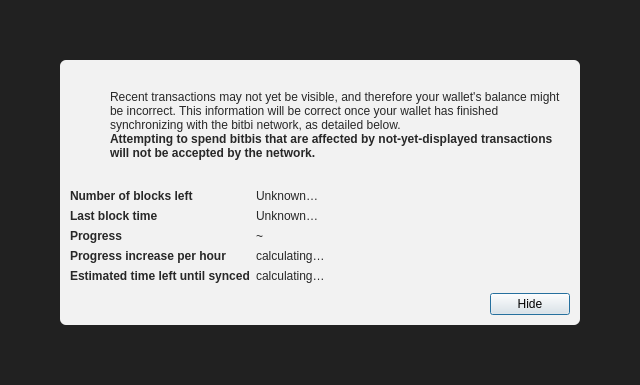
<?xml version="1.0" encoding="UTF-8"?>
<ui version="4.0">
 <class>ModalOverlay</class>
 <widget class="QWidget" name="ModalOverlay">
  <property name="geometry">
   <rect>
    <x>0</x>
    <y>0</y>
    <width>640</width>
    <height>385</height>
   </rect>
  </property>
  <property name="windowTitle">
   <string>Form</string>
  </property>
  <layout class="QVBoxLayout" name="verticalLayout" stretch="0">
   <property name="sizeConstraint">
    <enum>QLayout::SetDefaultConstraint</enum>
   </property>
   <property name="leftMargin">
    <number>0</number>
   </property>
   <property name="topMargin">
    <number>0</number>
   </property>
   <property name="rightMargin">
    <number>0</number>
   </property>
   <property name="bottomMargin">
    <number>0</number>
   </property>
   <item>
    <widget class="QWidget" name="bgWidget" native="true">
     <property name="styleSheet">
      <string notr="true">#bgWidget { background: rgba(0,0,0,220); }</string>
     </property>
     <layout class="QVBoxLayout" name="verticalLayoutMain" stretch="1">
      <property name="leftMargin">
       <number>60</number>
      </property>
      <property name="topMargin">
       <number>60</number>
      </property>
      <property name="rightMargin">
       <number>60</number>
      </property>
      <property name="bottomMargin">
       <number>60</number>
      </property>
      <item>
       <widget class="QWidget" name="contentWidget" native="true">
        <property name="styleSheet">
         <string notr="true">#contentWidget { background: rgba(255,255,255,240); border-radius: 6px; }

QLabel { color: rgb(40,40,40);  }</string>
        </property>
        <layout class="QVBoxLayout" name="verticalLayoutSub" stretch="1,0,0,0">
         <property name="spacing">
          <number>0</number>
         </property>
         <property name="leftMargin">
          <number>10</number>
         </property>
         <property name="topMargin">
          <number>10</number>
         </property>
         <property name="rightMargin">
          <number>10</number>
         </property>
         <property name="bottomMargin">
          <number>10</number>
         </property>
         <item>
          <layout class="QHBoxLayout" name="horizontalLayoutIconText" stretch="0,1">
           <property name="topMargin">
            <number>20</number>
           </property>
           <item>
            <layout class="QVBoxLayout" name="verticalLayoutIcon">
             <property name="leftMargin">
              <number>0</number>
             </property>
             <item>
              <widget class="QPushButton" name="warningIcon">
               <property name="enabled">
                <bool>false</bool>
               </property>
               <property name="text">
                <string/>
               </property>
               <property name="icon">
                <iconset>
                 <normaloff>:/icons/warning</normaloff>
                 <disabledoff>:/icons/warning</disabledoff>:/icons/warning</iconset>
               </property>
               <property name="iconSize">
                <size>
                 <width>48</width>
                 <height>48</height>
                </size>
               </property>
               <property name="flat">
                <bool>true</bool>
               </property>
              </widget>
             </item>
             <item>
              <spacer name="verticalSpacerWarningIcon">
               <property name="orientation">
                <enum>Qt::Vertical</enum>
               </property>
               <property name="sizeHint" stdset="0">
                <size>
                 <width>20</width>
                 <height>40</height>
                </size>
               </property>
              </spacer>
             </item>
            </layout>
           </item>
           <item>
            <layout class="QVBoxLayout" name="verticalLayoutInfoText">
             <property name="leftMargin">
              <number>0</number>
             </property>
             <property name="topMargin">
              <number>0</number>
             </property>
             <item>
              <widget class="QLabel" name="infoText">
               <property name="text">
                <string>Recent transactions may not yet be visible, and therefore your wallet's balance might be incorrect. This information will be correct once your wallet has finished synchronizing with the bitbi network, as detailed below.</string>
               </property>
               <property name="textFormat">
                <enum>Qt::RichText</enum>
               </property>
               <property name="wordWrap">
                <bool>true</bool>
               </property>
              </widget>
             </item>
             <item>
              <widget class="QLabel" name="infoTextStrong">
               <property name="font">
                <font>
                 <weight>75</weight>
                 <bold>true</bold>
                </font>
               </property>
               <property name="text">
                <string>Attempting to spend bitbis that are affected by not-yet-displayed transactions will not be accepted by the network.</string>
               </property>
               <property name="textFormat">
                <enum>Qt::RichText</enum>
               </property>
               <property name="wordWrap">
                <bool>true</bool>
               </property>
              </widget>
             </item>
             <item>
              <spacer name="verticalSpacerInTextSpace">
               <property name="orientation">
                <enum>Qt::Vertical</enum>
               </property>
               <property name="sizeHint" stdset="0">
                <size>
                 <width>20</width>
                 <height>40</height>
                </size>
               </property>
              </spacer>
             </item>
            </layout>
           </item>
          </layout>
         </item>
         <item>
          <spacer name="verticalSpacerAfterText">
           <property name="orientation">
            <enum>Qt::Vertical</enum>
           </property>
           <property name="sizeHint" stdset="0">
            <size>
             <width>20</width>
             <height>40</height>
            </size>
           </property>
          </spacer>
         </item>
         <item>
          <layout class="QFormLayout" name="formLayout">
           <property name="fieldGrowthPolicy">
            <enum>QFormLayout::FieldsStayAtSizeHint</enum>
           </property>
           <property name="horizontalSpacing">
            <number>6</number>
           </property>
           <property name="verticalSpacing">
            <number>6</number>
           </property>
           <property name="topMargin">
            <number>10</number>
           </property>
           <item row="0" column="0">
            <widget class="QLabel" name="labelNumberOfBlocksLeft">
             <property name="font">
              <font>
               <weight>75</weight>
               <bold>true</bold>
              </font>
             </property>
             <property name="text">
              <string>Number of blocks left</string>
             </property>
            </widget>
           </item>
           <item row="0" column="1">
            <widget class="QLabel" name="numberOfBlocksLeft">
             <property name="text">
              <string>Unknown…</string>
             </property>
            </widget>
           </item>
           <item row="1" column="0">
            <widget class="QLabel" name="labelLastBlockTime">
             <property name="font">
              <font>
               <weight>75</weight>
               <bold>true</bold>
              </font>
             </property>
             <property name="text">
              <string>Last block time</string>
             </property>
            </widget>
           </item>
           <item row="1" column="1">
            <widget class="QLabel" name="newestBlockDate">
             <property name="sizePolicy">
              <sizepolicy hsizetype="Maximum" vsizetype="Preferred">
               <horstretch>0</horstretch>
               <verstretch>0</verstretch>
              </sizepolicy>
             </property>
             <property name="text">
              <string>Unknown…</string>
             </property>
            </widget>
           </item>
           <item row="2" column="0">
            <widget class="QLabel" name="labelSyncDone">
             <property name="font">
              <font>
               <weight>75</weight>
               <bold>true</bold>
              </font>
             </property>
             <property name="text">
              <string>Progress</string>
             </property>
            </widget>
           </item>
           <item row="2" column="1">
            <layout class="QHBoxLayout" name="horizontalLayoutSync" stretch="0,1">
             <item>
              <widget class="QLabel" name="percentageProgress">
               <property name="text">
                <string notr="true">~</string>
               </property>
              </widget>
             </item>
            </layout>
           </item>
           <item row="4" column="0">
            <widget class="QLabel" name="labelProgressIncrease">
             <property name="font">
              <font>
               <weight>75</weight>
               <bold>true</bold>
              </font>
             </property>
             <property name="text">
              <string>Progress increase per hour</string>
             </property>
            </widget>
           </item>
           <item row="4" column="1">
            <widget class="QLabel" name="progressIncreasePerH">
             <property name="text">
              <string>calculating…</string>
             </property>
            </widget>
           </item>
           <item row="5" column="0">
            <widget class="QLabel" name="labelEstimatedTimeLeft">
             <property name="font">
              <font>
               <weight>75</weight>
               <bold>true</bold>
              </font>
             </property>
             <property name="text">
              <string>Estimated time left until synced</string>
             </property>
            </widget>
           </item>
           <item row="5" column="1">
            <widget class="QLabel" name="expectedTimeLeft">
             <property name="text">
              <string>calculating…</string>
             </property>
            </widget>
           </item>
          </layout>
         </item>
         <item>
          <layout class="QHBoxLayout" name="horizontalLayoutButtons">
           <property name="leftMargin">
            <number>10</number>
           </property>
           <property name="topMargin">
            <number>10</number>
           </property>
           <item>
            <spacer name="horizontalSpacer">
             <property name="orientation">
              <enum>Qt::Horizontal</enum>
             </property>
             <property name="sizeHint" stdset="0">
              <size>
               <width>40</width>
               <height>20</height>
              </size>
             </property>
            </spacer>
           </item>
           <item>
            <widget class="QPushButton" name="closeButton">
             <property name="text">
              <string>Hide</string>
             </property>
             <property name="shortcut">
              <string>Esc</string>
             </property>
             <property name="focusPolicy">
              <enum>Qt::StrongFocus</enum>
             </property>
             <property name="default">
              <bool>true</bool>
             </property>
            </widget>
           </item>
          </layout>
         </item>
        </layout>
       </widget>
      </item>
     </layout>
    </widget>
   </item>
  </layout>
 </widget>
 <resources/>
 <connections/>
</ui>
